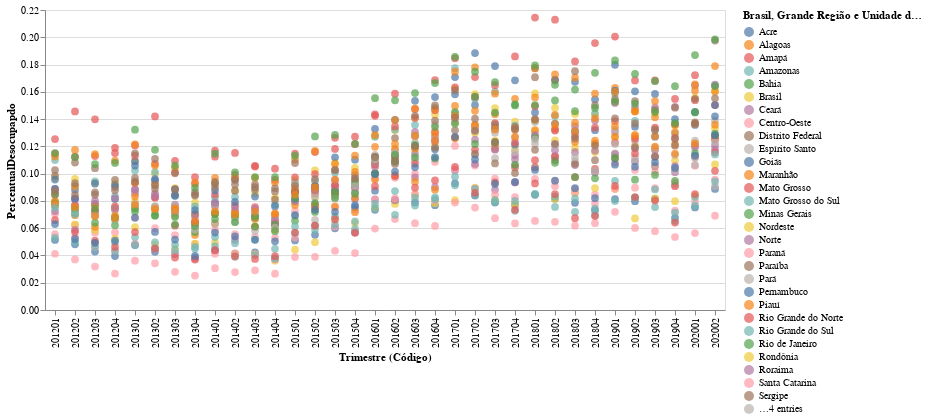

Source (Vega-Lite JSON):
### Vega-Lite specification from a JSON file in a GitHub repository (floating-point values rounded to 4 significant figures; data arrays with more than 128 entries replaced by an {"elided": "..."} marker saying what was removed)
{"config": {"view": {"continuousWidth": 400, "continuousHeight": 300}}, "data": {"name": "data-1d1eabde7d251775add3cbcb1864b686"}, "mark": {"type": "circle", "size": 60}, "encoding": {"color": {"type": "nominal", "field": "Brasil, Grande Região e Unidade da Federação"}, "tooltip": [{"type": "nominal", "field": "Brasil, Grande Região e Unidade da Federação"}, {"type": "nominal", "field": "Trimestre"}, {"type": "nominal", "field": "Unidade de Medida"}, {"type": "quantitative", "field": "Força de trabalho"}, {"type": "quantitative", "field": "Força de trabalho - desocupada"}, {"type": "quantitative", "field": "PercentualDesocupapdo"}], "x": {"type": "nominal", "field": "Trimestre (Código)"}, "y": {"type": "quantitative", "field": "PercentualDesocupapdo"}}, "$schema": "https://vega.github.io/schema/vega-lite/v4.8.1.json", "datasets": {"data-1d1eabde7d251775add3cbcb1864b686": {"elided": "1122 records"}}}
